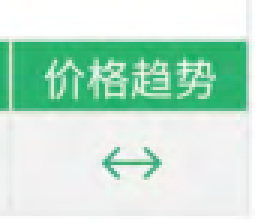
#> input picture tables2/104.png, 85 x 74 px, given in place of 0.png, which was not available (shown 3 times larger)
$ python matching_conversion.py
#> lines starting #> are read from the running program, lines starting #| are printed output that depends on the picture; after the words box and inside, x2 and y2 are one past the last pixel; in counts of white or black regions, pixels touching at a corner belong together; pictures that were not available may be replaced by others from this repository, and a replacement may not be noted
# 符号匹配转换成文字
import numpy as np
import cv2
import pandas as pd

final = []
for i in range(262):
    img_src = cv2.imread(f'tables2/{i}.png')
#> img_src is the input picture: shape (74, 85, 3); mean B, G, R 208, 226.8, 191.1
    result = []
    for j in range(5):
        if j == 0:
            tag = "稳定"
        elif j == 1:
            tag = '延长/上涨'
        elif j == 2:
            tag = '缩短/下降'
        elif j == 3:
            tag = '依据市场进行选择性调整'
        elif j == 4:
            tag = '未知'
        img_templ = cv2.imread(f'symbol/{j}.png')
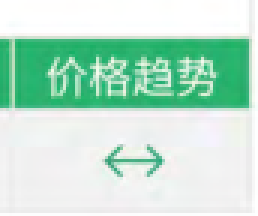
#> input picture tables2/105.png, 86 x 72 px, given in place of 0.png, which was not available (shown 3 times larger)
#> img_templ is the input picture: shape (72, 86, 3); mean B, G, R 207.2, 226.2, 189.3

        # 灰度化图像
        gray = cv2.cvtColor(img_src, cv2.COLOR_BGR2GRAY)
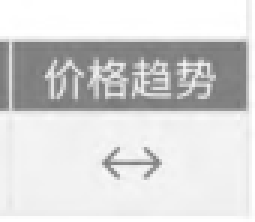
#> gray: shape (74, 85) (shown 3 times larger); min 116, max 255, mean 214
        template = cv2.cvtColor(img_templ, cv2.COLOR_BGR2GRAY)
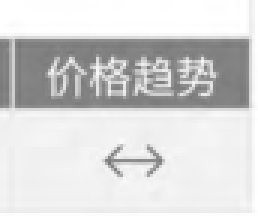
#> template: shape (72, 86) (shown 3 times larger); min 120, max 255, mean 213
        # 二值化图像
        ret, binary = cv2.threshold(gray, 200, 255, cv2.THRESH_BINARY)
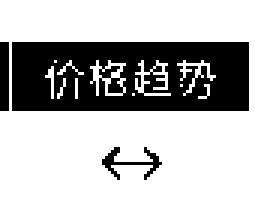
#> binary: shape (74, 85) (shown 3 times larger); 72.4% white; 3 black regions, box (x1, y1, x2, y2) and area: (4, 14, 83, 37) 1601, (0, 14, 3, 37) 69, (34, 49, 54, 60) 64

        # 进行匹配
#> (the run stopped early here; a loop or call above may not have finished)
